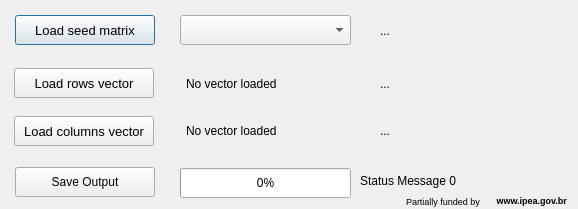
<?xml version="1.0" encoding="UTF-8"?>
<ui version="4.0">
 <class>ipf</class>
 <widget class="QDialog" name="ipf">
  <property name="windowModality">
   <enum>Qt::ApplicationModal</enum>
  </property>
  <property name="geometry">
   <rect>
    <x>0</x>
    <y>0</y>
    <width>578</width>
    <height>209</height>
   </rect>
  </property>
  <property name="windowTitle">
   <string>Aequilibrae - Iterative Proportional Fitting</string>
  </property>
  <property name="modal">
   <bool>true</bool>
  </property>
  <widget class="QLabel" name="lbl_funding2">
   <property name="geometry">
    <rect>
     <x>494</x>
     <y>190</y>
     <width>81</width>
     <height>21</height>
    </rect>
   </property>
   <property name="font">
    <font>
     <pointsize>7</pointsize>
     <weight>75</weight>
     <bold>true</bold>
    </font>
   </property>
   <property name="text">
    <string> www.ipea.gov.br</string>
   </property>
   <property name="textFormat">
    <enum>Qt::PlainText</enum>
   </property>
  </widget>
  <widget class="QLabel" name="lbl_funding1">
   <property name="geometry">
    <rect>
     <x>406</x>
     <y>191</y>
     <width>101</width>
     <height>20</height>
    </rect>
   </property>
   <property name="font">
    <font>
     <pointsize>7</pointsize>
    </font>
   </property>
   <property name="text">
    <string>Partially funded by</string>
   </property>
  </widget>
  <widget class="QProgressBar" name="progressbar">
   <property name="enabled">
    <bool>true</bool>
   </property>
   <property name="geometry">
    <rect>
     <x>180</x>
     <y>168</y>
     <width>171</width>
     <height>30</height>
    </rect>
   </property>
   <property name="palette">
    <palette>
     <active>
      <colorrole role="Highlight">
       <brush brushstyle="SolidPattern">
        <color alpha="255">
         <red>0</red>
         <green>170</green>
         <blue>0</blue>
        </color>
       </brush>
      </colorrole>
     </active>
     <inactive>
      <colorrole role="Highlight">
       <brush brushstyle="SolidPattern">
        <color alpha="255">
         <red>240</red>
         <green>240</green>
         <blue>240</blue>
        </color>
       </brush>
      </colorrole>
     </inactive>
     <disabled>
      <colorrole role="Highlight">
       <brush brushstyle="SolidPattern">
        <color alpha="255">
         <red>51</red>
         <green>153</green>
         <blue>255</blue>
        </color>
       </brush>
      </colorrole>
     </disabled>
    </palette>
   </property>
   <property name="value">
    <number>0</number>
   </property>
   <property name="textVisible">
    <bool>true</bool>
   </property>
  </widget>
  <widget class="QLabel" name="progress_label">
   <property name="geometry">
    <rect>
     <x>360</x>
     <y>170</y>
     <width>201</width>
     <height>21</height>
    </rect>
   </property>
   <property name="font">
    <font>
     <pointsize>9</pointsize>
    </font>
   </property>
   <property name="text">
    <string>Status Message 0</string>
   </property>
  </widget>
  <widget class="QPushButton" name="but_load_new_matrix">
   <property name="geometry">
    <rect>
     <x>15</x>
     <y>15</y>
     <width>140</width>
     <height>30</height>
    </rect>
   </property>
   <property name="font">
    <font>
     <pointsize>10</pointsize>
    </font>
   </property>
   <property name="text">
    <string>Load seed matrix</string>
   </property>
  </widget>
  <widget class="QLabel" name="matrix_total">
   <property name="geometry">
    <rect>
     <x>380</x>
     <y>20</y>
     <width>180</width>
     <height>21</height>
    </rect>
   </property>
   <property name="font">
    <font>
     <pointsize>9</pointsize>
    </font>
   </property>
   <property name="text">
    <string>...</string>
   </property>
  </widget>
  <widget class="QPushButton" name="but_load_rows">
   <property name="geometry">
    <rect>
     <x>14</x>
     <y>68</y>
     <width>140</width>
     <height>30</height>
    </rect>
   </property>
   <property name="font">
    <font>
     <pointsize>10</pointsize>
    </font>
   </property>
   <property name="text">
    <string>Load rows vector</string>
   </property>
  </widget>
  <widget class="QPushButton" name="but_load_columns">
   <property name="geometry">
    <rect>
     <x>14</x>
     <y>116</y>
     <width>140</width>
     <height>30</height>
    </rect>
   </property>
   <property name="font">
    <font>
     <pointsize>10</pointsize>
    </font>
   </property>
   <property name="text">
    <string>Load columns vector</string>
   </property>
  </widget>
  <widget class="QLabel" name="columns_name">
   <property name="geometry">
    <rect>
     <x>186</x>
     <y>120</y>
     <width>151</width>
     <height>21</height>
    </rect>
   </property>
   <property name="font">
    <font>
     <pointsize>9</pointsize>
    </font>
   </property>
   <property name="text">
    <string>No vector loaded</string>
   </property>
  </widget>
  <widget class="QLabel" name="columns_total">
   <property name="geometry">
    <rect>
     <x>380</x>
     <y>120</y>
     <width>180</width>
     <height>21</height>
    </rect>
   </property>
   <property name="font">
    <font>
     <pointsize>9</pointsize>
    </font>
   </property>
   <property name="text">
    <string>...</string>
   </property>
  </widget>
  <widget class="QLabel" name="rows_total">
   <property name="geometry">
    <rect>
     <x>380</x>
     <y>73</y>
     <width>180</width>
     <height>21</height>
    </rect>
   </property>
   <property name="font">
    <font>
     <pointsize>9</pointsize>
    </font>
   </property>
   <property name="text">
    <string>...</string>
   </property>
  </widget>
  <widget class="QLabel" name="rows_name">
   <property name="geometry">
    <rect>
     <x>186</x>
     <y>73</y>
     <width>161</width>
     <height>21</height>
    </rect>
   </property>
   <property name="font">
    <font>
     <pointsize>9</pointsize>
    </font>
   </property>
   <property name="text">
    <string>No vector loaded</string>
   </property>
  </widget>
  <widget class="QPushButton" name="but_choose_output_and_run">
   <property name="geometry">
    <rect>
     <x>15</x>
     <y>167</y>
     <width>140</width>
     <height>30</height>
    </rect>
   </property>
   <property name="text">
    <string>Save Output</string>
   </property>
  </widget>
  <widget class="QComboBox" name="cob_matrix_core">
   <property name="geometry">
    <rect>
     <x>180</x>
     <y>15</y>
     <width>171</width>
     <height>30</height>
    </rect>
   </property>
  </widget>
  <zorder>progress_label</zorder>
  <zorder>lbl_funding2</zorder>
  <zorder>lbl_funding1</zorder>
  <zorder>progressbar</zorder>
  <zorder>but_load_new_matrix</zorder>
  <zorder>matrix_total</zorder>
  <zorder>but_load_rows</zorder>
  <zorder>but_load_columns</zorder>
  <zorder>columns_name</zorder>
  <zorder>columns_total</zorder>
  <zorder>rows_total</zorder>
  <zorder>rows_name</zorder>
  <zorder>but_choose_output_and_run</zorder>
  <zorder>cob_matrix_core</zorder>
 </widget>
 <resources/>
 <connections/>
</ui>
